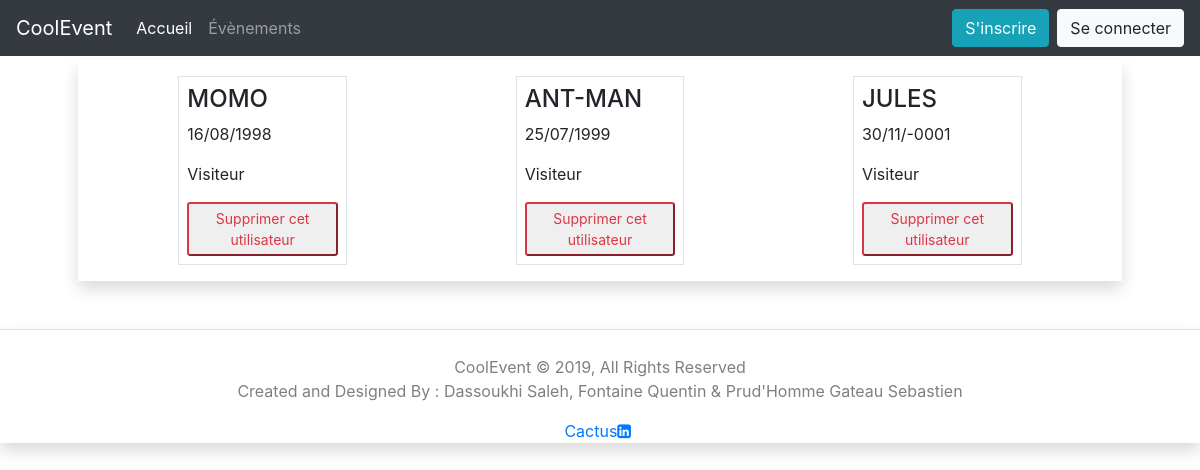
Page /membres.php on the earlier database version.
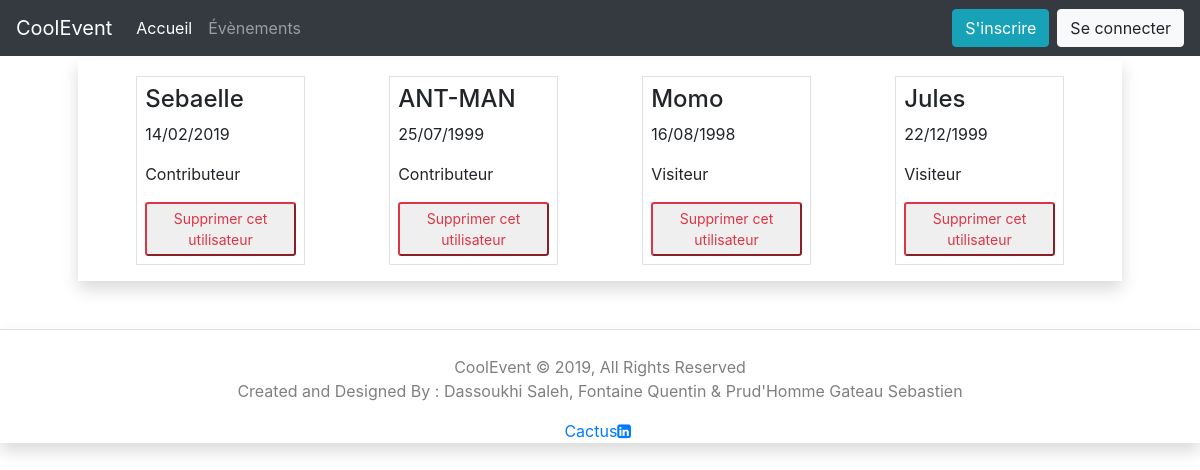
Same page on the later database version.
### tables this page shows
CREATE TABLE IF NOT EXISTS PERSONNE (
  ID_P int(4) NOT NULL AUTO_INCREMENT,
  PSEUDO varchar(50) NOT NULL,
  DATE_NAISSANCE DATE,
  MDP varchar(100) NOT NULL,
  ID_R int(4) NOT NULL,
  CONSTRAINT PK_PERSONNE PRIMARY KEY (ID_P),
  CONSTRAINT U_PSEUDO UNIQUE KEY (PSEUDO),
  CONSTRAINT FK_PERSONNE_ROLE FOREIGN KEY (ID_R) REFERENCES ROLE(ID_R)
);

### fonction.php (called while the page is built, shortened)
<?php
function connexionPDO($nomBD)
{
	$user='root';
		$pass='';
		try {
			$dbh = new PDO("mysql:host=localhost;dbname=".$nomBD.";charset=UTF8",$user,$pass);
			return $dbh;
		} catch (PDOException $e) {
			echo $e->getMessage();
			die("connexion impossible");
		}
}
function statutChaine($nom)
{
	$dbh = connexionPDO('event');
	$rqt = "select ID_R from personne where PSEUDO='".$nom."'";
	$resultat = $dbh->query($rqt, PDO::FETCH_OBJ);
	foreach($resultat as $ligne)
	{
	    if( $ligne->ID_R == 0)
	    {
	    	return "Administrateur";
	    }
	    else if($ligne->ID_R == 1)
	    {
	    	return "Contributeur";
	    }
	    else{
	    	return "Visiteur";
	    }
	}
}
function bonneFormatDate($date)
{
	$jour  = date('d',strtotime($date));
	$mois  = date('m',strtotime($date));
	$anne  = date('Y',strtotime($date));
	return $jour.'/'.$mois.'/'.$anne;
}
?>

### membres.php (the view, shortened to what this page needs)
<!DOCTYPE html>
<html>
	<head>
		<?php include('head.php'); ?>
	</head>
	<body>
		<?php
		include('header.php');
		$dbh = connexionPDO('event');
		$rqt = "select * from personne where ID_R <> 0";
 		 $resultat = $dbh->query($rqt);
 		 echo "<form method='post'>
 		 		<div class='cadre mx-auto bg-white shadow mb-5'>
					<div class='container mw-100'>
						<div class='row p-3'>";
 		 foreach ($resultat as $value) {
 		 	echo "<div class='col-sm-3 col-md-2 border p-2 m-auto' style='height:75%'>
								<h4>".$value['PSEUDO']."</h4>
								<p>". bonneFormatDate($value['DATE_NAISSANCE'])."</p>
								<p>".statutChaine($value['PSEUDO'])."</p>
								<button class='btn-sm btn-outline-danger' type='submit' name='deleteUser' value='".$value['ID_P']."'>Supprimer cet utilisateur</button>
							</div>
						";
 		 }
 		 echo "</div>
					</div>
				</div></form>";
		?>
		<?php include('footer.php'); ?>
	</body>
</html>

### head.php (shortened to what this page needs)
<link rel="stylesheet" href="https://stackpath.bootstrapcdn.com/bootstrap/4.3.1/css/bootstrap.min.css">
<link rel="stylesheet" href="https://cdnjs.cloudflare.com/ajax/libs/font-awesome/4.7.0/css/font-awesome.min.css">
<link rel="stylesheet" type="text/css" href="style.css">
<link rel='stylesheet' type='text/css' href='jquery-ui-1.12.1/jquery-ui.min.css'>

### header.php (shortened to what this page needs)
<?php
	include "fonction.php";
	if (isset($_SESSION['membre']))
	{
		$rendu = $_SESSION['membre'];
		$statut = statutChaine($rendu);
		echo "
		<header  id='header' class='fixed-top'>
			<nav class='navbar navbar-expand-lg navbar-dark bg-dark'>
				<a class='navbar-brand' href='index.php'>CoolEvent</a>
				<button class='navbar-toggler' type='button' data-toggle='collapse' data-target='#navbarSupportedContent' aria-controls='navbarSupportedContent' aria-expanded='false' aria-label='Toggle navigation'>
					<span class='navbar-toggler-icon'></span>
				</button>
				<div class='collapse navbar-collapse' id='navbarSupportedContent'>
					<ul class='navbar-nav mr-auto'>
						<li class='nav-item active'>
							<a class='nav-link' href='index.php'>Accueil<span class='sr-only'>(current)</span></a>
						</li>
						<li class='nav-item'>
							<a class='nav-link' href='listeEvent.php'>Évènements</a>
						</li>
						";
						if ($statut =='Contributeur') {
							echo "
							<li class='nav-item'>
							<a class='nav-link' href='ajoutEvent.php'>Ajouter Évènement</a>
						</li>";
						}
						else if($statut == 'Administrateur')
						{
							$dbh = connexionPDO('event');
							$resultat = "select * from evenement where VISIBLE=0";
							$nbProp = $dbh->query($resultat);
							$dbh = connexionPDO('event');
							$resultat2 = "select * from personne where ID_R <> 0";
							$nbMbr = $dbh->query($resultat2);
							echo "
							<li class='nav-item'>
							<a class='nav-link' href='listeProposition.php'>Propositions(".$nbProp->rowCount().")</a>
						</li>
						<li class='nav-item'>
							<a class='nav-link' href='membres.php'>membres(".$nbMbr->rowCount().")</a>
						</li>";
						}
						echo "
					</ul>
					<form class='form-inline my-2 my-lg-0' method='post'>
						<a id='profil' class='nav-link text-light' href='profil.php?nom=".$rendu."'>
							<svg id='usericon' width='32' height='32' viewBox='0 0 20 20' fill='currentColor' >
								<path fill-rule='evenodd' d='M5 16s-1 0-1-1 1-4 6-4 6 3 6 4-1 1-1 1H5zm5-6a3 3 0 100-6 3 3 0 000 6z' clip-rule='evenodd'/>
							</svg>
							<span id='txticon'>".$rendu."</span>
						</a>
						<a class='btn btn-primary btn-success' href='logout.php' role='button'>Deconnexion</a>
					</form>
				</div>
			</nav>
		</header>";
	}
	else{
		echo "
			<header  id='header' class='fixed-top'>
				<nav class='navbar navbar-expand-lg navbar-dark bg-dark'>
					<a class='navbar-brand' href='index.php'>CoolEvent</a>
					<button class='navbar-toggler' type='button' data-toggle='collapse' data-target='#navbarSupportedContent' aria-controls='navbarSupportedContent' aria-expanded='false' aria-label='Toggle navigation'>
					<span class='navbar-toggler-icon'></span>
					</button>
				<div class='collapse navbar-collapse' id='navbarSupportedContent'>
					<ul class='navbar-nav mr-auto'>
						<li class='nav-item active'>
							<a class='nav-link' href='index.php'>Accueil<span class='sr-only'>(current)</span></a>
						</li>
						<li class='nav-item'>
							<a class='nav-link' href='listeEvent.php'>Évènements</a>
						</li>
					</ul>
					<form class='form-inline my-2 my-lg-0' >
						<a class='btn btn-primary btn-info mr-2' href='inscription.php' role='button'>S'inscrire</a>
						<a class='btn btn-primary btn-light' href='connexion.php' role='button'>Se connecter</a>
			 		</form>
				</div>
			</nav>
		</header>
		";
	}
?>

### footer.php
<footer class="container-fluid text-center border-top mt-5 text-black-50 bg-white pb-0 shadow">
        <div class="copyrights" style="margin-top:25px;">
            <p>CoolEvent © 2019, All Rights Reserved
                <br>
                <span>Created and Designed By : Dassoukhi Saleh, Fontaine Quentin & Prud'Homme Gateau Sebastien</span></p>
            <p class="mb-0"><a href="https://media1.tenor.com/images/757faac8a22eb542ed44aad947bc8214/tenor.gif?itemid=9844696" target="_blank">Cactus<i class="fa fa-linkedin-square" aria-hidden="true"></i> </a></p>
        </div>
</footer>

### style.css (style rules this page uses)
.cadre { width: 87%; margin-top: 5%; }
#header { overflow: visible; }

Differences in the rows shown:
now on this page (row edited): personne: PSEUDO "Sebaelle", DATE_NAISSANCE "14/02/2019", statutChaine($value['PSEUDO']) "Contributeur", $value['ID_P'] 3 (drawn)
changed personne "ANT-MAN": statutChaine($value['PSEUDO']) "Visiteur" → "Contributeur"; moves up the list
changed personne: PSEUDO "MOMO" → "Momo"
changed personne: PSEUDO "JULES" → "Jules"; DATE_NAISSANCE "30/11/-0001" → "22/12/1999"
